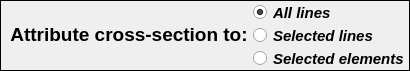
  <widget class="QFrame" name="frame">
   <property name="geometry">
    <rect>
     <x>0</x>
     <y>0</y>
     <width>410</width>
     <height>71</height>
    </rect>
   </property>
   <property name="minimumSize">
    <size>
     <width>410</width>
     <height>0</height>
    </size>
   </property>
   <property name="maximumSize">
    <size>
     <width>410</width>
     <height>16777215</height>
    </size>
   </property>
   <property name="frameShape">
    <enum>QFrame::Box</enum>
   </property>
   <property name="frameShadow">
    <enum>QFrame::Plain</enum>
   </property>
   <property name="lineWidth">
    <number>1</number>
   </property>
   <widget class="QLabel" name="label">
    <property name="geometry">
     <rect>
      <x>4</x>
      <y>20</y>
      <width>250</width>
      <height>29</height>
     </rect>
    </property>
    <property name="font">
     <font>
      <family>Arial</family>
      <pointsize>14</pointsize>
      <weight>75</weight>
      <italic>false</italic>
      <bold>true</bold>
     </font>
    </property>
    <property name="text">
     <string>&lt;html&gt;&lt;head/&gt;&lt;body&gt;&lt;p align=&quot;center&quot;&gt;Attribute cross-section to:&lt;/p&gt;&lt;/body&gt;&lt;/html&gt;</string>
    </property>
    <property name="textFormat">
     <enum>Qt::AutoText</enum>
    </property>
    <property name="alignment">
     <set>Qt::AlignCenter</set>
    </property>
   </widget>
   <widget class="QWidget" name="gridLayoutWidget">
    <property name="geometry">
     <rect>
      <x>252</x>
      <y>4</y>
      <width>157</width>
      <height>65</height>
     </rect>
    </property>
    <layout class="QGridLayout" name="gridLayout">
     <item row="0" column="0">
      <widget class="QRadioButton" name="radioButton_all_lines">
       <property name="minimumSize">
        <size>
         <width>130</width>
         <height>17</height>
        </size>
       </property>
       <property name="maximumSize">
        <size>
         <width>130</width>
         <height>17</height>
        </size>
       </property>
       <property name="font">
        <font>
         <family>Arial</family>
         <pointsize>11</pointsize>
         <weight>75</weight>
         <italic>true</italic>
         <bold>true</bold>
         <stylestrategy>PreferAntialias</stylestrategy>
        </font>
       </property>
       <property name="focusPolicy">
        <enum>Qt::ClickFocus</enum>
       </property>
       <property name="text">
        <string>All lines</string>
       </property>
       <property name="checked">
        <bool>true</bool>
       </property>
      </widget>
     </item>
     <item row="1" column="0">
      <widget class="QRadioButton" name="radioButton_selected_lines">
       <property name="minimumSize">
        <size>
         <width>130</width>
         <height>17</height>
        </size>
       </property>
       <property name="maximumSize">
        <size>
         <width>130</width>
         <height>17</height>
        </size>
       </property>
       <property name="font">
        <font>
         <family>Arial</family>
         <pointsize>11</pointsize>
         <weight>75</weight>
         <italic>true</italic>
         <bold>true</bold>
         <stylestrategy>PreferAntialias</stylestrategy>
        </font>
       </property>
       <property name="focusPolicy">
        <enum>Qt::ClickFocus</enum>
       </property>
       <property name="text">
        <string>Selected lines</string>
       </property>
       <property name="checked">
        <bool>false</bool>
       </property>
      </widget>
     </item>
     <item row="2" column="0">
      <widget class="QRadioButton" name="radioButton_selected_elements">
       <property name="minimumSize">
        <size>
         <width>130</width>
         <height>17</height>
        </size>
       </property>
       <property name="maximumSize">
        <size>
         <width>155</width>
         <height>17</height>
        </size>
       </property>
       <property name="font">
        <font>
         <family>Arial</family>
         <pointsize>11</pointsize>
         <weight>75</weight>
         <italic>true</italic>
         <bold>true</bold>
         <stylestrategy>PreferAntialias</stylestrategy>
        </font>
       </property>
       <property name="focusPolicy">
        <enum>Qt::ClickFocus</enum>
       </property>
       <property name="text">
        <string>Selected elements</string>
       </property>
       <property name="checked">
        <bool>false</bool>
       </property>
      </widget>
     </item>
    </layout>
   </widget>
  </widget>
